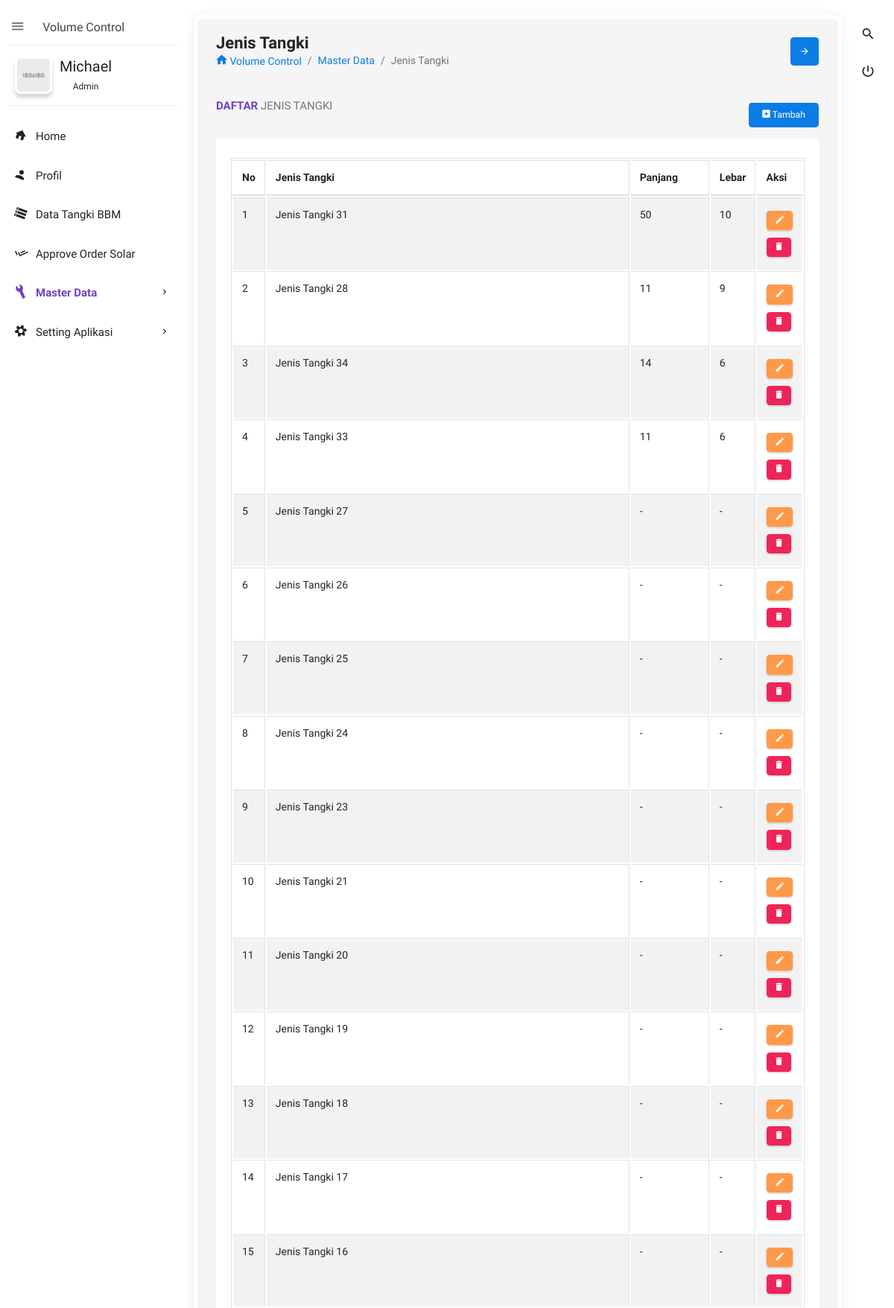
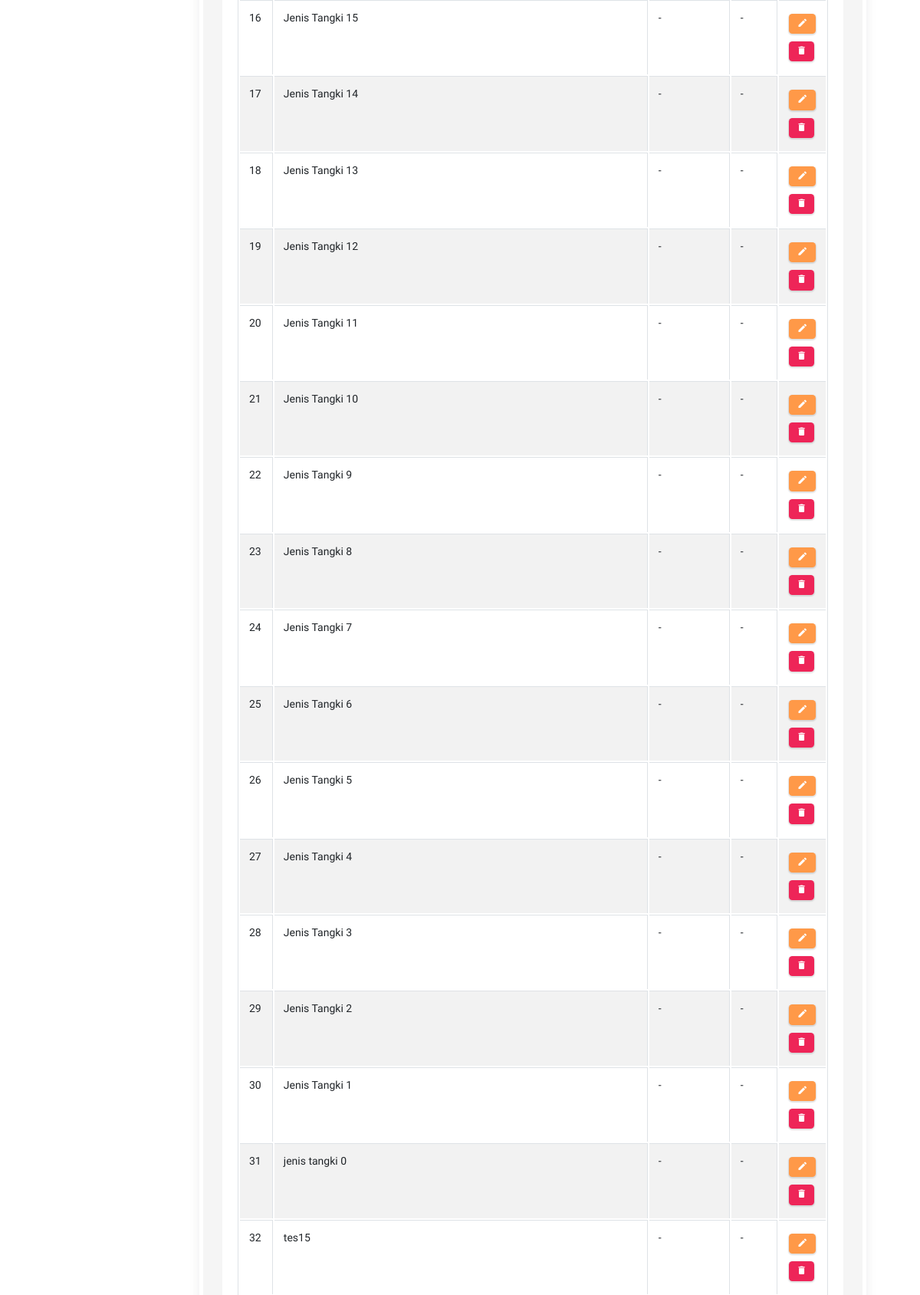
Screenshot of /Apps/MasterData/JenisTangki (upper part) with the database file from the repository (2 pictures, top to bottom).
### tables this page shows
CREATE TABLE `jenis_tangki`  (
  `id` int NOT NULL AUTO_INCREMENT,
  `jenis_tangki` varchar(50) NULL DEFAULT NULL,
  `panjang` int NULL DEFAULT NULL,
  `lebar` int NULL DEFAULT NULL,
  `created` datetime NULL DEFAULT NULL,
  `updated` datetime NULL DEFAULT NULL ON UPDATE CURRENT_TIMESTAMP,
  PRIMARY KEY (`id`) USING BTREE
);

### Apps/application/controllers/MasterData/JenisTangki.php (called while the page is built, shortened)
<?php
class JenisTangki extends CI_Controller {
    function __construct(){
        $this->load->model('MasterData_m/JenisTangki_m');
    }
    function index()
    {
        $this->list();
    }
	function list()
	{
        $system = array();
		$system['dataView'] = array();
        $system['dataView']['menu'] = 5;
        $system['dataView']['submenu'] = 4;
        $system['dataView']['titlePage'] = 'Jenis Tangki';
        $system['dataView']['breadcrumb'] = array(
            'Volume Control',
            'Master Data',
            'Jenis Tangki',
        );
        $system['dataView']['urlBreadcrumb'] = array(
            site_url('Home'),
        );
        $system['dataView']['subTitlePage'] = array(
            'Daftar',
            'Jenis Tangki',
        );
        $system['dataView']['urlList'] = site_url('MasterData/JenisTangki/list');
        $system['dataView']['urlForm'] = site_url('MasterData/JenisTangki/form');
        $system['dataView']['urlDelete'] = site_url('MasterData/JenisTangki/delete');
        $system['dataList'] = $this->JenisTangki_m->getData()->result();
		$this->load->view('masterData_v/jenisTangki_v/list_v', $system);
	}
}

### Apps/index.php (called while the page is built, shortened)
<?php
require_once BASEPATH.'core/CodeIgniter.php';

### Apps/application/models/MasterData_m/JenisTangki_m.php (called while the page is built, shortened)
<?php
class JenisTangki_m extends CI_Model {
	function getData($id="")
	{
		$this->db->order_by('updated', 'DESC');
        $query = $this->db->get('jenis_tangki');
        return $query;
	}
}

### Apps/application/views/masterData_v/jenisTangki_v/list_v.php (the view, shortened to what this page needs)
<section class="content" id="main-content">
    <div class="body_scroll">
        <div class="container-fluid">
            <div class="row clearfix">
                <div class="col-lg-12">
                    <div class="card">
                        <div class="header">
                            <div class="row">
                                <div class="col-lg-10">
                                    <h2><strong><?=$dataView['subTitlePage'][0]?></strong> <?=$dataView['subTitlePage'][1]?> </h2>
                                </div>
                                <div class="col-lg-2" align="right">
                                    <button type="button" class="btn btn-primary" id="create-btn"><i class="zmdi zmdi-plus-square"></i> Tambah</button>
                                </div>
                            </div>
                        </div>
                        <div class="body">
                            <div class="table-responsive">
                                <?=form_open($dataView['urlList'], 'id="formList"');?>
                                    <table class="table table-bordered table-striped table-hover js-basic-example dataTable">
                                        <thead>
                                            <tr>
                                                <th width="5%">No</th>
                                                <th width="80%">Jenis Tangki</th>
                                                <th width="15%">Panjang</th>
                                                <th width="15%">Lebar</th>
                                                <th width="15%">Aksi</th>
                                            </tr>
                                        </thead>
                                        <tbody>
                                            <?php $no=1;?>
                                            <?php foreach ($dataList as $key => $value) : ?>
                                                <tr>
                                                    <td data-title="No"><?=$no++;?></td>
                                                    <td data-title="Jenis Tangki"><?=($value->jenis_tangki&&$value->jenis_tangki!=""?$value->jenis_tangki:"-");?></td>
                                                    <td data-title="Panjang"><?=($value->panjang&&$value->panjang!=""?$value->panjang:"-");?></td>
                                                    <td data-title="Lebar"><?=($value->lebar&&$value->lebar!=""?$value->lebar:"-");?></td>
                                                    <td data-title="Aksi">
                                                        <a href="javascript:void(0);" class="btn btn-warning waves-effect waves-float btn-sm waves-green update-btn" rel="<?=$value->id;?>"><i class="zmdi zmdi-edit"></i></a>
                                                        <a href="javascript:void(0);" class="btn btn-danger waves-effect waves-float btn-sm waves-red delete-btn" rel="<?=$value->id;?>"><i class="zmdi zmdi-delete"></i></a>
                                                    </td>
                                                </tr>
                                            <?php endforeach;?>
                                        </tbody>
                                    </table>
                                <?=form_close()?>
                            </div>
                        </div>
                    </div>
                </div>
            </div>
        </div>
    </div>
</section>

### rows the page displays
jenis_tangki: jenis_tangki "Jenis Tangki 31", panjang "50", lebar "10"
jenis_tangki: jenis_tangki "Jenis Tangki 28", panjang "11", lebar "9"
jenis_tangki: jenis_tangki "Jenis Tangki 34", panjang "14", lebar "6"
jenis_tangki: jenis_tangki "Jenis Tangki 33", panjang "11", lebar "6"
jenis_tangki: jenis_tangki "Jenis Tangki 27"
jenis_tangki: jenis_tangki "Jenis Tangki 26"
jenis_tangki: jenis_tangki "Jenis Tangki 25"
jenis_tangki: jenis_tangki "Jenis Tangki 24"
jenis_tangki: jenis_tangki "Jenis Tangki 23"
jenis_tangki: jenis_tangki "Jenis Tangki 21"
jenis_tangki: jenis_tangki "Jenis Tangki 20"
jenis_tangki: jenis_tangki "Jenis Tangki 19"
jenis_tangki: jenis_tangki "Jenis Tangki 18"
jenis_tangki: jenis_tangki "Jenis Tangki 17"
jenis_tangki: jenis_tangki "Jenis Tangki 16"
jenis_tangki: jenis_tangki "Jenis Tangki 15"
jenis_tangki: jenis_tangki "Jenis Tangki 14"
jenis_tangki: jenis_tangki "Jenis Tangki 13"
jenis_tangki: jenis_tangki "Jenis Tangki 12"
jenis_tangki: jenis_tangki "Jenis Tangki 11"
jenis_tangki: jenis_tangki "Jenis Tangki 10"
jenis_tangki: jenis_tangki "Jenis Tangki 9"
jenis_tangki: jenis_tangki "Jenis Tangki 8"
jenis_tangki: jenis_tangki "Jenis Tangki 7"
jenis_tangki: jenis_tangki "Jenis Tangki 6"
jenis_tangki: jenis_tangki "Jenis Tangki 5"
jenis_tangki: jenis_tangki "Jenis Tangki 4"
jenis_tangki: jenis_tangki "Jenis Tangki 3"
jenis_tangki: jenis_tangki "Jenis Tangki 2"
jenis_tangki: jenis_tangki "Jenis Tangki 1"
jenis_tangki: jenis_tangki "jenis tangki 0"
jenis_tangki: jenis_tangki "tes15"

### other values shown
$dataView['titlePage'] "Jenis Tangki"
$dataView['breadcrumb'][0] "Volume Control"
$dataView['breadcrumb'][1] "Master Data"
$dataView['breadcrumb'][2] "Jenis Tangki"
$dataView['subTitlePage'][0] "DAFTAR"
$dataView['subTitlePage'][1] "JENIS TANGKI"
